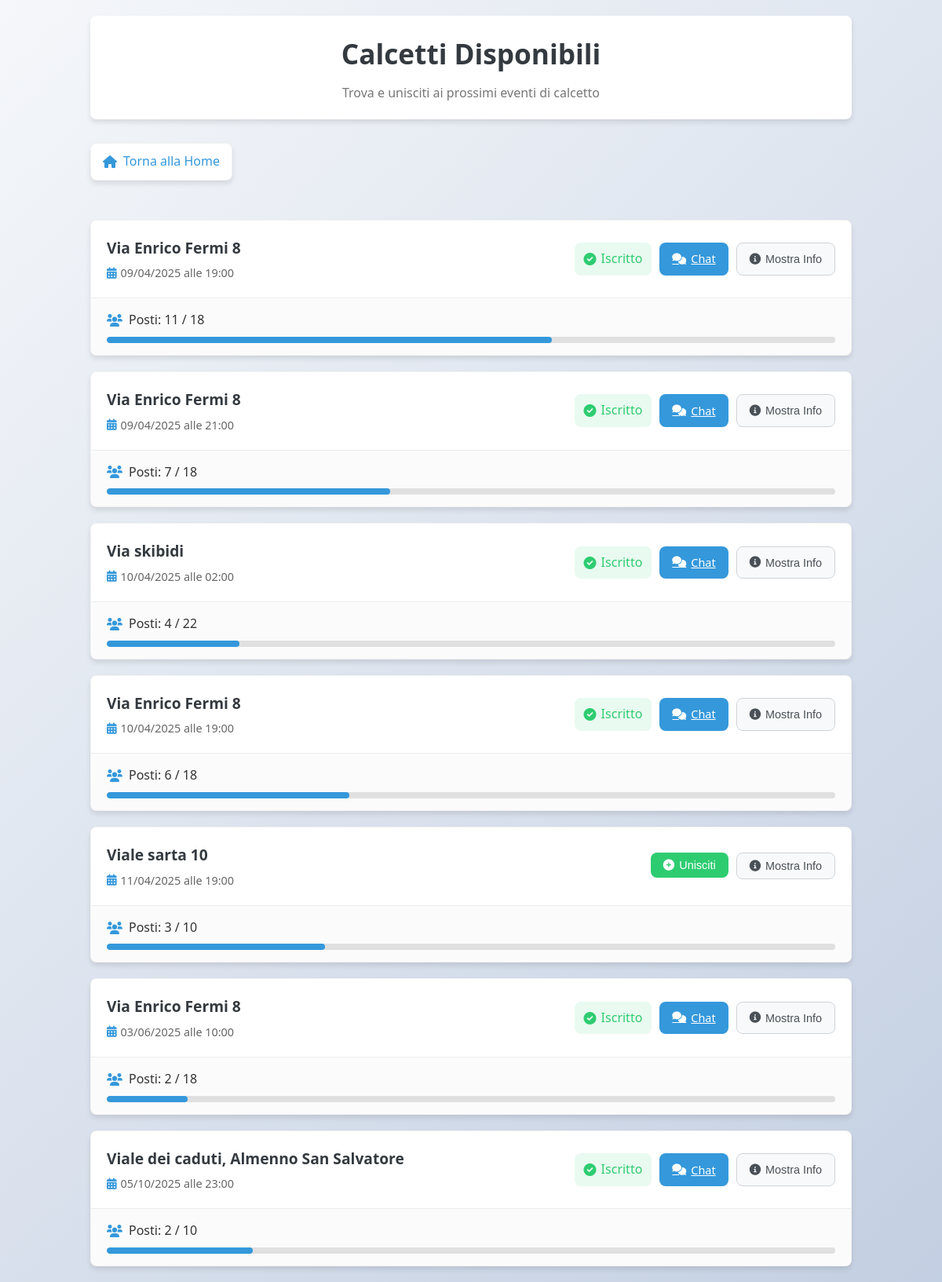
The page /visualizza_calcetti.php (signed in) on the database its author committed.
### tables this page shows
CREATE TABLE `calcetti` (
  `id_calcetto` int(11) NOT NULL,
  `data_ora` datetime NOT NULL,
  `posti_occupati` int(11) NOT NULL,
  `visibilita` tinyint(1) NOT NULL,
  `id_campo` int(11) NOT NULL,
  `id_utente` int(11) NOT NULL
);

CREATE TABLE `campi` (
  `id_campo` int(11) NOT NULL,
  `indirizzo` varchar(200) NOT NULL,
  `terreno` varchar(50) NOT NULL,
  `spogliatoi` tinyint(1) NOT NULL,
  `n_giocatori` int(11) NOT NULL,
  `costo` int(11) NOT NULL,
  `docce` tinyint(1) NOT NULL,
  `id_torneo` int(11) NOT NULL,
  `id_utente` int(11) NOT NULL,
  `latitudine` double NOT NULL,
  `longitudine` double NOT NULL
);

### visualizza_calcetti.php (the view, shortened to what this page needs)
<?php
$servername = "localhost";
$username   = "root";
$password   = "";
$dbname     = "sportify";
$conn = new mysqli($servername, $username, $password, $dbname);
$id_utente = $_SESSION['id_utente'];
$resCalc = $conn->query("
    SELECT c.id_calcetto, c.data_ora, ca.indirizzo, c.posti_occupati, ca.n_giocatori
    FROM calcetti c
    JOIN campi ca ON c.id_campo = ca.id_campo
    WHERE c.visibilita = 1
    ORDER BY c.data_ora ASC
");
?>
<!DOCTYPE html>
<html lang="it">
<head>
    <link rel="stylesheet" href="https://cdnjs.cloudflare.com/ajax/libs/font-awesome/6.0.0/css/all.min.css">
</head>
<body>
    <div class="container">
        <div class="header">
            <h1>Calcetti Disponibili</h1>
            <p>Trova e unisciti ai prossimi eventi di calcetto</p>
        </div>
        <a href="index.php" class="nav-btn">
            <i class="fas fa-home"></i> Torna alla Home
        </a>
        <div class="calcetto-list">
            <?php if ($resCalc->num_rows): ?>
                <?php while ($c = $resCalc->fetch_assoc()):
                    $capacity = $c['n_giocatori'] * 2;
                    $id_calcetto = $c['id_calcetto'];
                    $percentuale = ($c['posti_occupati'] / $capacity) * 100;
                    $iscritto = $conn->query("
                        SELECT 1 FROM calcetto_utente
                        WHERE id_calcetto = $id_calcetto AND id_utente = $id_utente
                    ")->num_rows > 0;
                    $data_ora = new DateTime($c['data_ora']);
                    $data = $data_ora->format('d/m/Y');
                    $ora = $data_ora->format('H:i');
                ?>
                    <div class="calcetto-item">
                        <div class="calcetto-header">
                            <div class="calcetto-title">
                                <h3><?= htmlspecialchars($c['indirizzo']) ?></h3>
                                <div class="calcetto-date">
                                    <i class="fas fa-calendar-alt"></i> <?= $data ?> alle <?= $ora ?>
                                </div>
                            </div>
                            <div class="calcetto-actions">
                                <?php if (!$iscritto): ?>
                                    <form method="POST">
                                        <button class="btn btn-success" name="unisciti">
                                            <i class="fas fa-plus-circle"></i> Unisciti
                                        </button>
                                    </form>
                                <?php else: ?>
                                    <span class="iscritto">
                                        <i class="fas fa-check-circle"></i> Iscritto
                                    </span>
                                    <a href="chat.php?id_calcetto=<?= $id_calcetto ?>" class="btn btn-primary">
                                        <i class="fas fa-comments"></i> Chat
                                    </a>
                                <?php endif; ?>
                                <button id="toggle-btn-<?= $id_calcetto ?>" class="btn btn-info" onclick="toggleInfo(<?= $id_calcetto ?>)">
                                    <i class="fas fa-info-circle"></i> Mostra Info
                                </button>
                            </div>
                        </div>
                        <div class="calcetto-body">
                            <div class="capacity">
                                <i class="fas fa-users"></i>
                                <span>Posti: <?= $c['posti_occupati'] ?> / <?= $capacity ?></span>
                            </div>
                            <div class="capacity-bar">
                                <div class="capacity-progress" style="width: <?= $percentuale ?>%"></div>
                            </div>
                        </div>
                                    <?php
                                    $resD = $conn->query("
                                        SELECT ca.indirizzo, ca.n_giocatori, c.data_ora, c.posti_occupati, ca.terreno, ca.spogliatoi, ca.docce
                                        FROM calcetti c
                                        JOIN campi ca ON c.id_campo = ca.id_campo
                                        WHERE c.id_calcetto = $id_calcetto
                                    ");
                                    ?>
                    </div>
                <?php endwhile; ?>
            <?php endif; ?>
        </div>
    </div>
</body>
</html>

### visualizza_calcetti.php (style rules this page uses)
:root { --primary-color: #3498db; --primary-dark: #2980b9; --success-color: #2ecc71; --success-dark: #27ae60; --warning-color: #f39c12; --danger-color: #e74c3c; --gray-light: #f8f9fa; --gray-medium: #e9ecef; --gray-dark: #343a40; --shadow: 0 4px 6px rgba(0, 0, 0, 0.1); --radius: 8px; --transition: all 0.3s ease; }
* { margin: 0; padding: 0; box-sizing: border-box; }
body { font-family: 'Segoe UI', Tahoma, Geneva, Verdana, sans-serif; background: linear-gradient(135deg, #f5f7fa, #c3cfe2); color: #333; line-height: 1.6; min-height: 100vh; padding: 20px 0; }
.container { width: 90%; max-width: 1000px; margin: 0 auto; padding: 0 15px; }
.header { background-color: white; border-radius: var(--radius); padding: 20px; margin-bottom: 30px; box-shadow: var(--shadow); position: relative; }
.header h1 { text-align: center; color: var(--gray-dark); font-size: 2.2rem; margin-bottom: 10px; font-weight: 600; }
.header p { text-align: center; color: #777; font-size: 1rem; }
.nav-btn { display: inline-flex; align-items: center; text-decoration: none; background-color: white; color: var(--primary-color); padding: 10px 15px; border-radius: var(--radius); font-weight: 500; transition: var(--transition); box-shadow: var(--shadow); border: 1px solid rgba(0,0,0,0.05); margin-bottom: 20px; }
.nav-btn i { margin-right: 8px; }
.calcetto-list { display: grid; grid-template-columns: 1fr; gap: 20px; margin-top: 30px; }
.calcetto-item { background-color: white; border-radius: var(--radius); overflow: hidden; box-shadow: var(--shadow); transition: var(--transition); border: 1px solid rgba(0,0,0,0.05); }
.calcetto-header { padding: 20px; background-color: white; display: flex; justify-content: space-between; align-items: center; border-bottom: 1px solid var(--gray-medium); }
.calcetto-title { display: flex; flex-direction: column; }
.calcetto-title h3 { font-size: 1.2rem; color: var(--gray-dark); margin-bottom: 5px; }
.calcetto-date { display: flex; align-items: center; color: #666; font-size: 0.9rem; }
.calcetto-date i { margin-right: 5px; color: var(--primary-color); }
.calcetto-actions { display: flex; gap: 10px; }
.calcetto-body { padding: 15px 20px; background-color: #fbfbfb; }
.capacity { display: flex; align-items: center; margin-bottom: 5px; }
.capacity i { color: var(--primary-color); margin-right: 8px; }
.capacity-bar { height: 8px; background-color: #e0e0e0; border-radius: 4px; margin-top: 8px; overflow: hidden; }
.capacity-progress { height: 100%; background-color: var(--primary-color); border-radius: 4px; transition: width 0.3s ease; }
.btn { display: inline-flex; align-items: center; justify-content: center; padding: 8px 16px; border-radius: var(--radius); font-weight: 500; cursor: pointer; transition: var(--transition); border: none; white-space: nowrap; font-size: 0.9rem; }
.btn i { margin-right: 6px; }
.btn-primary { background-color: var(--primary-color); color: white; }
.btn-success { background-color: var(--success-color); color: white; }
.btn-info { background-color: #f8f9fa; color: #495057; border: 1px solid #ced4da; }
.iscritto { display: inline-flex; align-items: center; font-weight: 500; color: var(--success-color); padding: 8px 12px; border-radius: var(--radius); background-color: rgba(46, 204, 113, 0.1); }
.iscritto i { margin-right: 6px; }

### rows shown on the page
calcetti: id_campo.indirizzo "Via Enrico Fermi 8", data_ora "09/04/2025", data_ora "19:00", posti_occupati "11", id_campo.n_giocatori "18"
calcetti: id_campo.indirizzo "Via Enrico Fermi 8", data_ora "09/04/2025", data_ora "21:00", posti_occupati "7", id_campo.n_giocatori "18"
calcetti: id_campo.indirizzo "Via skibidi", data_ora "10/04/2025", data_ora "02:00", posti_occupati "4", id_campo.n_giocatori "22"
calcetti: id_campo.indirizzo "Via Enrico Fermi 8", data_ora "10/04/2025", data_ora "19:00", posti_occupati "6", id_campo.n_giocatori "18"
calcetti: id_campo.indirizzo "Viale sarta 10", data_ora "11/04/2025", data_ora "19:00", posti_occupati "3", id_campo.n_giocatori "10"
calcetti: id_campo.indirizzo "Via Enrico Fermi 8", data_ora "03/06/2025", data_ora "10:00", posti_occupati "2", id_campo.n_giocatori "18"
calcetti: id_campo.indirizzo "Viale dei caduti, Almenno San Salvatore", data_ora "05/10/2025", data_ora "23:00", posti_occupati "2", id_campo.n_giocatori "10"
